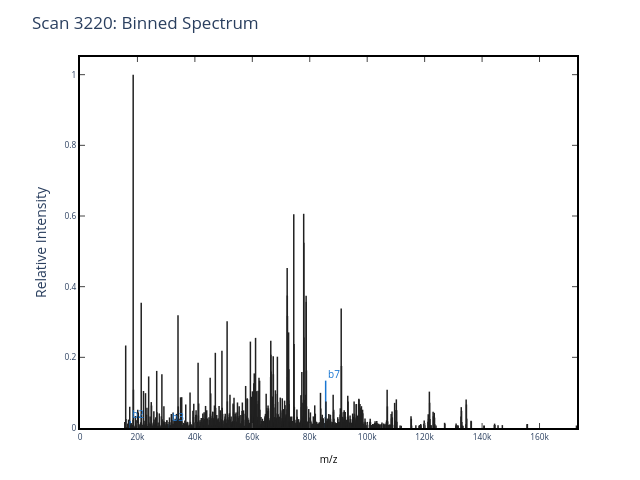

Notebook source saved alongside this figure:
### Code cell
BIN_WIDTH = 0.01
def to_idx(num):
    return int(num // BIN_WIDTH)

# Bin the mz
scan_3220.binned_mz = np.empty_like(scan_3220.mz, dtype=int)
for i in range(len(scan_3220.mz)):
    scan_3220.binned_mz[i] = to_idx(scan_3220.mz[i])

# Create a binned_spectrum SWT object for plotting purposes only
binned_spectrum = get_SWT_object(
    mzml_path=demo_mzml_path,
    scan_number = 3220,
    full_sequence = 'SSHHWGYGK'
)
for i in range (len(binned_spectrum.mz)):
    binned_spectrum.mz[i] = scan_3220.binned_mz[i] #Re-writing the mz_array with the binned mz values

# Plot the binned spectrum
plot_MS2(binned_spectrum, 'Scan 3220: Binned Spectrum')
